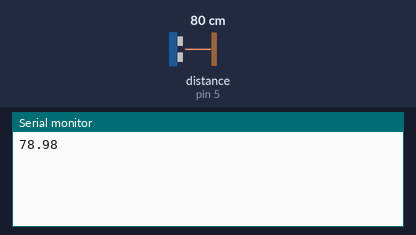
This sketch was run on a simulated Arduino Uno, built with avr-gcc and run on an emulated ATmega328P. Shown: the last lines printed to the serial monitor. Wiring (inferred from the names in the program): ultrasonic range finder: trigger pin 4; echo pin 5. The inputs (shaded band) are chosen by the test bench; at power-on: distance to the obstacle (sensor on pin 5) 80 cm. The echo pulse lasts 58.3 µs per cm.

Above: at 1.2 s.
1.3 s: distance to the obstacle (sensor on pin 5) set to 2 cm
At 1.51 s:
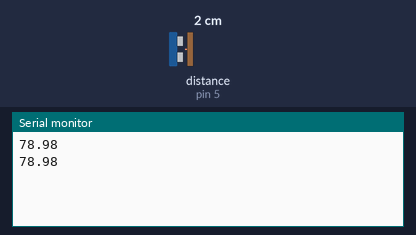
2.8 s: distance to the obstacle (sensor on pin 5) set to 4 cm
At 2.95 s:
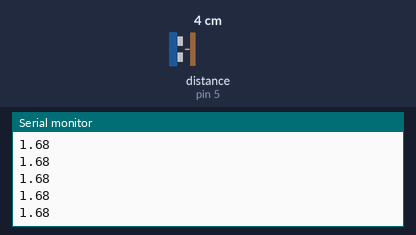
Timing chart, 0 to 5.8 s (numbered marks = the images above; inputs shaded):
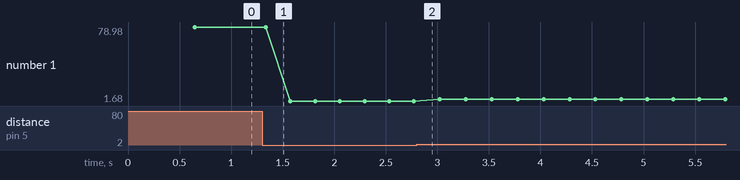

Measured:
- plotted number 1: 78.98 → 1.68 after the input at 1.3 s, 1.68 → 3.66 after the input at 2.8 s

The sketch:

MiddlevalueFilter.ino
```cpp
/**
 * 中位值滤波法
*/
#define TRIG_PIN 4       // 超声波Trig引脚
#define ECHO_PIN 5       // 超声波Echo引脚
#define FILTER_N 101     // 采样次数

float Filter_Value;

void setup() {
  pinMode(TRIG_PIN, OUTPUT);      // 设置Trig引脚为输出
  pinMode(ECHO_PIN, INPUT);       // 设置Echo引脚为输入

  Serial.begin(9600);// 初始化串口通信
}

void loop() {
  Filter_Value = Filter();// 获得滤波器输出值
  Serial.println(Filter_Value); // 串口输出
  delay(50);
}

// 获取当前的感应值
float Get_Value() {
  float cm;                   //距离变量
  float temp;                 //存储回波等待时间
  //给Trig发送一个低高低的短时间脉冲,触发测距
  digitalWrite(TRIG_PIN, LOW); //给Trig发送一个低电平
  delayMicroseconds(2);        //等待 2微妙
  digitalWrite(TRIG_PIN, HIGH); //给Trig发送一个高电平
  delayMicroseconds(10);        //等待 10微妙
  digitalWrite(TRIG_PIN, LOW); //给Trig发送一个低电平
  temp = float(pulseIn(ECHO_PIN, HIGH)); //存储回波等待时间
  cm = (temp * 17 ) / 1000;              //把回波时间换算成cm
  return cm;
}

float Filter() {
  float filter_buf[FILTER_N];
  int i, j;
  float filter_temp;
  for (i = 0; i < FILTER_N; i++) {
    filter_buf[i] = Get_Value();
    delay(1);
  }
  // 采样值从小到大排列（冒泡法）
  for (j = 0; j < FILTER_N - 1; j++) {
    for (i = 0; i < FILTER_N - 1 - j; i++) {
      if (filter_buf[i] > filter_buf[i + 1]) {
        filter_temp = filter_buf[i];
        filter_buf[i] = filter_buf[i + 1];
        filter_buf[i + 1] = filter_temp;
      }
    }
  }
  return filter_buf[(FILTER_N - 1) / 2];
}
```
